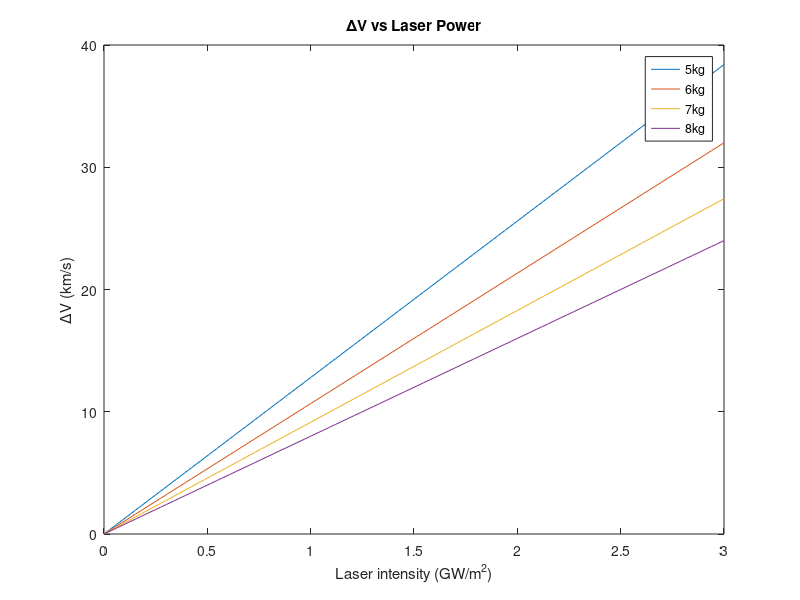

Here is the MATLAB script that generated this plot:
clear
clc

W=linspace(0,3e9);             %[Laser intensity (W/m^2)]
R=1; %6671/1.496e8;            %[Radius in AU]
c=3e8;              %[m/s]
dt=10*60;           %[sec]
A=4^2;
m=5:8;               %kg


for i=1:numel(W)
    for j=1:numel(m)
dv(i,j)=(2*W(i))/c*A*dt/m(j)/1000;
    end
end

% rp=1.5e8*1000;
% ra=linspace(rp,1e13);
% a=(rp+ra)/2;
% T=2*pi/sqrt(1.327e20)*a.^1.5/3600/24/365/2;
% 
% plot(ra/1.5e11,T)
% title('Time of Arrival vs distance')
% xlabel('Apoapse Radius (AU)')
% ylabel('Time to Arrival [years]')

plot(W/1e9,dv)
title('\DeltaV vs Laser Power')
xlabel('Laser intensity (GW/m^2)')
ylabel('\DeltaV (km/s)')
legend('5kg','6kg','7kg','8kg')